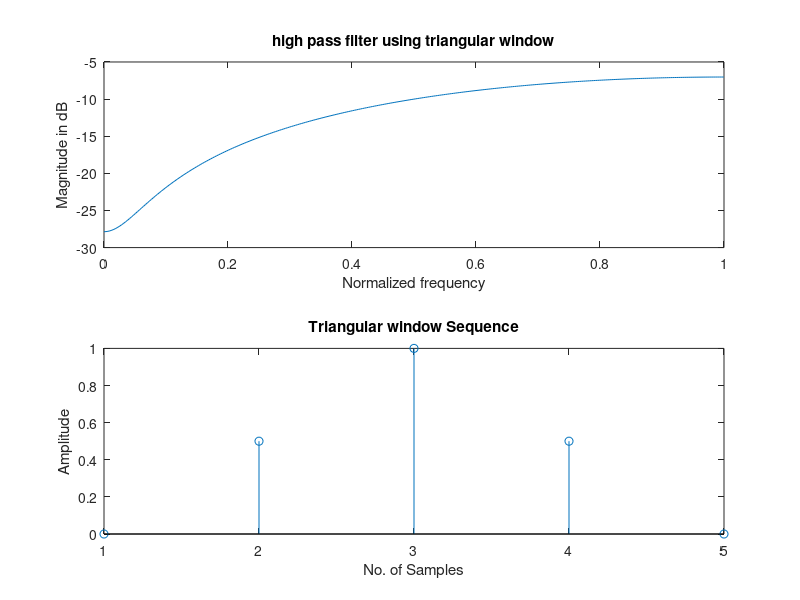

The MATLAB script that drew this image:
clc;
clear all;
close all;
wc=0.9*pi;
eps=0.001;
N = input('Enter the value of N=');
alpha = (N-1)/2;

n = 0:1:N-1;
hd = (sin(pi*(n-alpha+eps))-sin(wc*(n-alpha+eps)))./(pi*(n-alpha+eps));
wr = bartlett(N);
hn = hd.*wr';
w = 0:0.01:pi;
h = freqz(hn,1,w);
subplot(2,1,1);
plot(w/pi,10*log10(abs(h)));
title('high pass filter using triangular window');
xlabel('Normalized frequency');
ylabel('Magnitude in dB');
subplot(2,1,2);
stem(wr);
title('Triangular window Sequence');
xlabel('No. of Samples');
ylabel('Amplitude');
